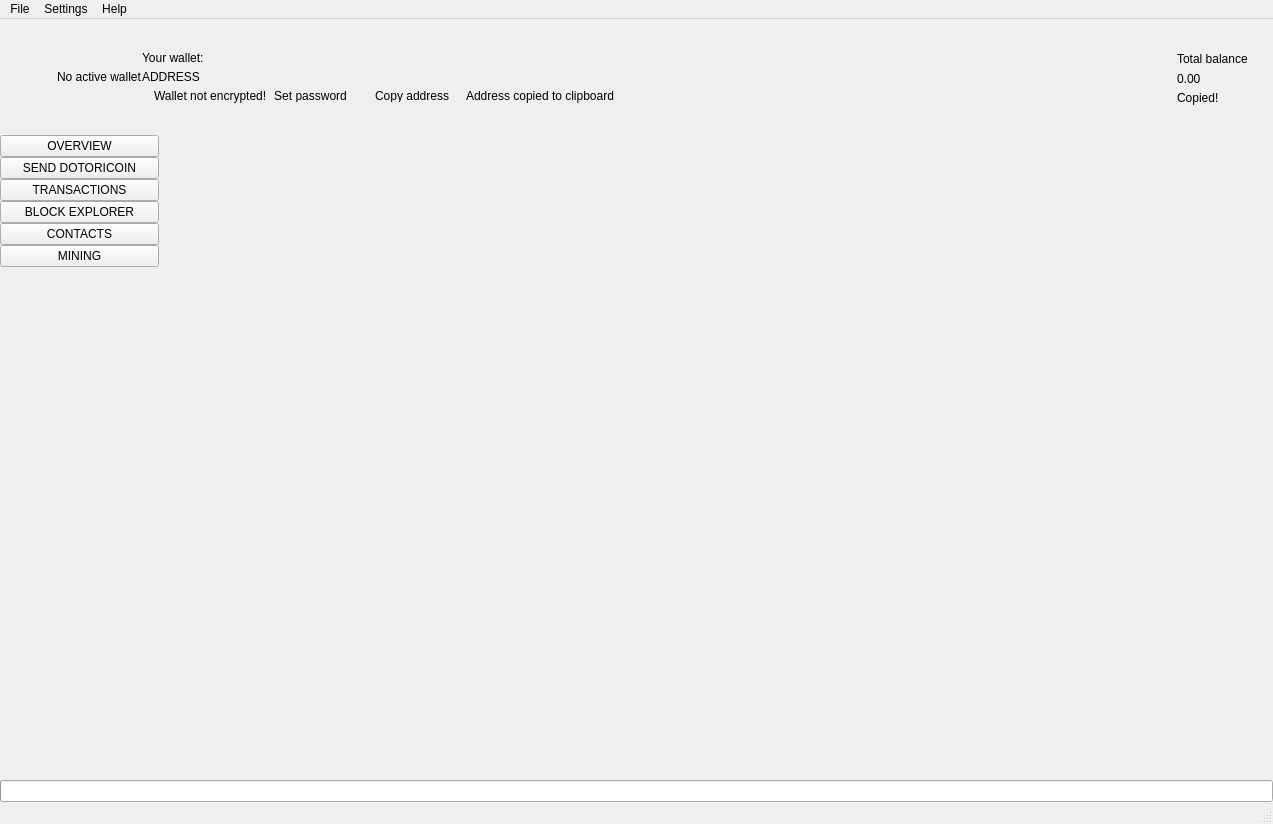
 <widget class="QMainWindow" name="MainWindow">
  <property name="geometry">
   <rect>
    <x>0</x>
    <y>0</y>
    <width>1273</width>
    <height>824</height>
   </rect>
  </property>
  <property name="sizePolicy">
   <sizepolicy hsizetype="Preferred" vsizetype="Preferred">
    <horstretch>0</horstretch>
    <verstretch>0</verstretch>
   </sizepolicy>
  </property>
  <property name="minimumSize">
   <size>
    <width>1260</width>
    <height>600</height>
   </size>
  </property>
  <property name="maximumSize">
   <size>
    <width>16777215</width>
    <height>16777215</height>
   </size>
  </property>
  <property name="windowTitle">
   <string>MainWindow</string>
  </property>
  <property name="windowIcon">
   <iconset>
    <normaloff>:/images/dotoricoin</normaloff>:/images/dotoricoin</iconset>
  </property>
  <widget class="QWidget" name="centralwidget">
   <layout class="QVBoxLayout" name="verticalLayout_2">
    <property name="spacing">
     <number>0</number>
    </property>
    <property name="leftMargin">
     <number>0</number>
    </property>
    <property name="topMargin">
     <number>0</number>
    </property>
    <property name="rightMargin">
     <number>0</number>
    </property>
    <property name="bottomMargin">
     <number>0</number>
    </property>
    <item>
     <widget class="QFrame" name="m_headerFrame">
      <property name="minimumSize">
       <size>
        <width>0</width>
        <height>116</height>
       </size>
      </property>
      <property name="maximumSize">
       <size>
        <width>16777215</width>
        <height>116</height>
       </size>
      </property>
      <property name="frameShape">
       <enum>QFrame::NoFrame</enum>
      </property>
      <property name="frameShadow">
       <enum>QFrame::Raised</enum>
      </property>
      <layout class="QHBoxLayout" name="horizontalLayout_3">
       <property name="spacing">
        <number>0</number>
       </property>
       <property name="leftMargin">
        <number>0</number>
       </property>
       <property name="topMargin">
        <number>0</number>
       </property>
       <property name="rightMargin">
        <number>25</number>
       </property>
       <property name="bottomMargin">
        <number>0</number>
       </property>
       <item>
        <spacer name="horizontalSpacer_2">
         <property name="orientation">
          <enum>Qt::Horizontal</enum>
         </property>
         <property name="sizeType">
          <enum>QSizePolicy::Fixed</enum>
         </property>
         <property name="sizeHint" stdset="0">
          <size>
           <width>30</width>
           <height>20</height>
          </size>
         </property>
        </spacer>
       </item>
       <item>
        <widget class="QLabel" name="m_logoLabel">
         <property name="text">
          <string/>
         </property>
        </widget>
       </item>
       <item>
        <spacer name="horizontalSpacer_5">
         <property name="orientation">
          <enum>Qt::Horizontal</enum>
         </property>
         <property name="sizeType">
          <enum>QSizePolicy::Fixed</enum>
         </property>
         <property name="sizeHint" stdset="0">
          <size>
           <width>20</width>
           <height>20</height>
          </size>
         </property>
        </spacer>
       </item>
       <item>
        <widget class="WalletGui::WalletSmallGrayTextLabel" name="m_noWalletLabel">
         <property name="text">
          <string>No active wallet</string>
         </property>
        </widget>
       </item>
       <item>
        <widget class="QFrame" name="m_walletFrame">
         <property name="frameShape">
          <enum>QFrame::NoFrame</enum>
         </property>
         <property name="frameShadow">
          <enum>QFrame::Raised</enum>
         </property>
         <layout class="QVBoxLayout" name="verticalLayout_3">
          <property name="spacing">
           <number>5</number>
          </property>
          <property name="leftMargin">
           <number>0</number>
          </property>
          <property name="topMargin">
           <number>0</number>
          </property>
          <property name="rightMargin">
           <number>0</number>
          </property>
          <property name="bottomMargin">
           <number>0</number>
          </property>
          <item>
           <spacer name="verticalSpacer_3">
            <property name="orientation">
             <enum>Qt::Vertical</enum>
            </property>
            <property name="sizeType">
             <enum>QSizePolicy::Minimum</enum>
            </property>
            <property name="sizeHint" stdset="0">
             <size>
              <width>20</width>
              <height>40</height>
             </size>
            </property>
           </spacer>
          </item>
          <item>
           <widget class="WalletGui::WalletSmallGrayTextLabel" name="m_walletLabel">
            <property name="text">
             <string>Your wallet:</string>
            </property>
            <property name="indent">
             <number>0</number>
            </property>
           </widget>
          </item>
          <item>
           <widget class="QLabel" name="m_addressLabel">
            <property name="sizePolicy">
             <sizepolicy hsizetype="Preferred" vsizetype="Preferred">
              <horstretch>0</horstretch>
              <verstretch>0</verstretch>
             </sizepolicy>
            </property>
            <property name="cursor">
             <cursorShape>PointingHandCursor</cursorShape>
            </property>
            <property name="toolTip">
             <string>Click to copy</string>
            </property>
            <property name="text">
             <string>ADDRESS</string>
            </property>
            <property name="indent">
             <number>0</number>
            </property>
           </widget>
          </item>
          <item>
           <layout class="QHBoxLayout" name="horizontalLayout_2">
            <property name="spacing">
             <number>0</number>
            </property>
            <item alignment="Qt::AlignTop">
             <widget class="QFrame" name="m_notEncryptedFrame">
              <property name="frameShape">
               <enum>QFrame::NoFrame</enum>
              </property>
              <property name="frameShadow">
               <enum>QFrame::Raised</enum>
              </property>
              <layout class="QHBoxLayout" name="horizontalLayout_4">
               <property name="spacing">
                <number>0</number>
               </property>
               <property name="leftMargin">
                <number>0</number>
               </property>
               <property name="topMargin">
                <number>0</number>
               </property>
               <property name="rightMargin">
                <number>0</number>
               </property>
               <property name="bottomMargin">
                <number>0</number>
               </property>
               <item alignment="Qt::AlignVCenter">
                <widget class="QLabel" name="m_notEncryptedIconLabel">
                 <property name="text">
                  <string/>
                 </property>
                 <property name="pixmap">
                  <pixmap resource="../../resources.qrc">:/icons/lock_open_gray</pixmap>
                 </property>
                 <property name="alignment">
                  <set>Qt::AlignLeading|Qt::AlignLeft|Qt::AlignVCenter</set>
                 </property>
                </widget>
               </item>
               <item>
                <spacer name="horizontalSpacer_11">
                 <property name="orientation">
                  <enum>Qt::Horizontal</enum>
                 </property>
                 <property name="sizeType">
                  <enum>QSizePolicy::Fixed</enum>
                 </property>
                 <property name="sizeHint" stdset="0">
                  <size>
                   <width>5</width>
                   <height>3</height>
                  </size>
                 </property>
                </spacer>
               </item>
               <item alignment="Qt::AlignVCenter">
                <widget class="WalletGui::WalletTinyGrayTextLabel" name="m_notEncryptedTextLabel">
                 <property name="text">
                  <string>Wallet not encrypted!</string>
                 </property>
                 <property name="alignment">
                  <set>Qt::AlignLeading|Qt::AlignLeft|Qt::AlignVCenter</set>
                 </property>
                </widget>
               </item>
               <item>
                <spacer name="horizontalSpacer_9">
                 <property name="orientation">
                  <enum>Qt::Horizontal</enum>
                 </property>
                 <property name="sizeType">
                  <enum>QSizePolicy::Fixed</enum>
                 </property>
                 <property name="sizeHint" stdset="0">
                  <size>
                   <width>3</width>
                   <height>3</height>
                  </size>
                 </property>
                </spacer>
               </item>
               <item alignment="Qt::AlignVCenter">
                <widget class="WalletGui::WalletTinyLinkLikeButton" name="m_encryptButton">
                 <property name="sizePolicy">
                  <sizepolicy hsizetype="Minimum" vsizetype="Minimum">
                   <horstretch>0</horstretch>
                   <verstretch>0</verstretch>
                  </sizepolicy>
                 </property>
                 <property name="minimumSize">
                  <size>
                   <width>0</width>
                   <height>3</height>
                  </size>
                 </property>
                 <property name="cursor">
                  <cursorShape>PointingHandCursor</cursorShape>
                 </property>
                 <property name="text">
                  <string>Set password</string>
                 </property>
                 <property name="flat">
                  <bool>true</bool>
                 </property>
                </widget>
               </item>
               <item>
                <spacer name="horizontalSpacer_10">
                 <property name="orientation">
                  <enum>Qt::Horizontal</enum>
                 </property>
                 <property name="sizeType">
                  <enum>QSizePolicy::Fixed</enum>
                 </property>
                 <property name="sizeHint" stdset="0">
                  <size>
                   <width>20</width>
                   <height>3</height>
                  </size>
                 </property>
                </spacer>
               </item>
              </layout>
             </widget>
            </item>
            <item alignment="Qt::AlignVCenter">
             <widget class="WalletGui::WalletTinyLinkLikeButton" name="m_copyAddressButton">
              <property name="sizePolicy">
               <sizepolicy hsizetype="Minimum" vsizetype="Minimum">
                <horstretch>0</horstretch>
                <verstretch>0</verstretch>
               </sizepolicy>
              </property>
              <property name="minimumSize">
               <size>
                <width>0</width>
                <height>3</height>
               </size>
              </property>
              <property name="cursor">
               <cursorShape>PointingHandCursor</cursorShape>
              </property>
              <property name="focusPolicy">
               <enum>Qt::NoFocus</enum>
              </property>
              <property name="autoFillBackground">
               <bool>true</bool>
              </property>
              <property name="text">
               <string>Copy address</string>
              </property>
              <property name="flat">
               <bool>true</bool>
              </property>
             </widget>
            </item>
            <item>
             <spacer name="horizontalSpacer_7">
              <property name="orientation">
               <enum>Qt::Horizontal</enum>
              </property>
              <property name="sizeType">
               <enum>QSizePolicy::Fixed</enum>
              </property>
              <property name="sizeHint" stdset="0">
               <size>
                <width>13</width>
                <height>3</height>
               </size>
              </property>
             </spacer>
            </item>
            <item alignment="Qt::AlignVCenter">
             <widget class="WalletGui::CopyMagicLabel" name="m_copyAddressLabel">
              <property name="text">
               <string>Address copied to clipboard</string>
              </property>
              <property name="alignment">
               <set>Qt::AlignLeading|Qt::AlignLeft|Qt::AlignVCenter</set>
              </property>
             </widget>
            </item>
            <item>
             <spacer name="horizontalSpacer">
              <property name="orientation">
               <enum>Qt::Horizontal</enum>
              </property>
              <property name="sizeHint" stdset="0">
               <size>
                <width>40</width>
                <height>3</height>
               </size>
              </property>
             </spacer>
            </item>
           </layout>
          </item>
          <item>
           <spacer name="verticalSpacer_2">
            <property name="orientation">
             <enum>Qt::Vertical</enum>
            </property>
            <property name="sizeType">
             <enum>QSizePolicy::Minimum</enum>
            </property>
            <property name="sizeHint" stdset="0">
             <size>
              <width>20</width>
              <height>40</height>
             </size>
            </property>
           </spacer>
          </item>
         </layout>
        </widget>
       </item>
       <item>
        <spacer name="horizontalSpacer_3">
         <property name="orientation">
          <enum>Qt::Horizontal</enum>
         </property>
         <property name="sizeType">
          <enum>QSizePolicy::Expanding</enum>
         </property>
         <property name="sizeHint" stdset="0">
          <size>
           <width>34</width>
           <height>20</height>
          </size>
         </property>
        </spacer>
       </item>
       <item>
        <spacer name="horizontalSpacer_8">
         <property name="orientation">
          <enum>Qt::Horizontal</enum>
         </property>
         <property name="sizeType">
          <enum>QSizePolicy::Fixed</enum>
         </property>
         <property name="sizeHint" stdset="0">
          <size>
           <width>34</width>
           <height>20</height>
          </size>
         </property>
        </spacer>
       </item>
       <item alignment="Qt::AlignRight|Qt::AlignVCenter">
        <widget class="QFrame" name="m_balanceFrame">
         <layout class="QGridLayout" name="gridLayout">
          <property name="leftMargin">
           <number>0</number>
          </property>
          <property name="topMargin">
           <number>30</number>
          </property>
          <property name="rightMargin">
           <number>0</number>
          </property>
          <property name="bottomMargin">
           <number>0</number>
          </property>
          <property name="verticalSpacing">
           <number>3</number>
          </property>
          <item row="0" column="2">
           <layout class="QVBoxLayout" name="verticalLayout_4">
            <item>
             <widget class="QLabel" name="m_balanceTextLabel">
              <property name="text">
               <string>Total balance</string>
              </property>
             </widget>
            </item>
            <item>
             <widget class="QLabel" name="m_balanceLabel">
              <property name="cursor">
               <cursorShape>PointingHandCursor</cursorShape>
              </property>
              <property name="toolTip">
               <string>Click to copy</string>
              </property>
              <property name="text">
               <string>0.00</string>
              </property>
             </widget>
            </item>
           </layout>
          </item>
          <item row="1" column="2">
           <widget class="WalletGui::CopyMagicLabel" name="m_balanceCopyLabel">
            <property name="text">
             <string>Copied!</string>
            </property>
           </widget>
          </item>
          <item row="0" column="1">
           <spacer name="horizontalSpacer_6">
            <property name="orientation">
             <enum>Qt::Horizontal</enum>
            </property>
            <property name="sizeType">
             <enum>QSizePolicy::Fixed</enum>
            </property>
            <property name="sizeHint" stdset="0">
             <size>
              <width>2</width>
              <height>39</height>
             </size>
            </property>
           </spacer>
          </item>
          <item row="2" column="2">
           <spacer name="verticalSpacer_5">
            <property name="orientation">
             <enum>Qt::Vertical</enum>
            </property>
            <property name="sizeType">
             <enum>QSizePolicy::Expanding</enum>
            </property>
            <property name="sizeHint" stdset="0">
             <size>
              <width>20</width>
              <height>50</height>
             </size>
            </property>
           </spacer>
          </item>
          <item row="0" column="0">
           <widget class="QLabel" name="m_balanceIconLabel">
            <property name="text">
             <string/>
            </property>
            <property name="pixmap">
             <pixmap resource="../../resources.qrc">:/icons/total_balance</pixmap>
            </property>
           </widget>
          </item>
         </layout>
        </widget>
       </item>
      </layout>
     </widget>
    </item>
    <item>
     <layout class="QHBoxLayout" name="horizontalLayout" stretch="0,0,0,0,0,0,0,0">
      <property name="spacing">
       <number>0</number>
      </property>
      <item>
       <widget class="QFrame" name="m_toolFrame">
        <property name="frameShape">
         <enum>QFrame::NoFrame</enum>
        </property>
        <property name="frameShadow">
         <enum>QFrame::Plain</enum>
        </property>
        <property name="lineWidth">
         <number>0</number>
        </property>
        <layout class="QVBoxLayout" name="verticalLayout">
         <property name="spacing">
          <number>0</number>
         </property>
         <property name="leftMargin">
          <number>0</number>
         </property>
         <property name="topMargin">
          <number>0</number>
         </property>
         <property name="rightMargin">
          <number>0</number>
         </property>
         <property name="bottomMargin">
          <number>0</number>
         </property>
         <item>
          <widget class="QPushButton" name="m_overviewButton">
           <property name="sizePolicy">
            <sizepolicy hsizetype="Minimum" vsizetype="Fixed">
             <horstretch>0</horstretch>
             <verstretch>0</verstretch>
            </sizepolicy>
           </property>
           <property name="focusPolicy">
            <enum>Qt::NoFocus</enum>
           </property>
           <property name="text">
            <string>OVERVIEW</string>
           </property>
           <property name="checkable">
            <bool>true</bool>
           </property>
           <attribute name="buttonGroup">
            <string notr="true">m_toolButtonGroup</string>
           </attribute>
          </widget>
         </item>
         <item>
          <widget class="QPushButton" name="m_sendButton">
           <property name="sizePolicy">
            <sizepolicy hsizetype="Minimum" vsizetype="Fixed">
             <horstretch>0</horstretch>
             <verstretch>0</verstretch>
            </sizepolicy>
           </property>
           <property name="focusPolicy">
            <enum>Qt::NoFocus</enum>
           </property>
           <property name="text">
            <string>SEND DOTORICOIN</string>
           </property>
           <property name="checkable">
            <bool>true</bool>
           </property>
           <attribute name="buttonGroup">
            <string notr="true">m_toolButtonGroup</string>
           </attribute>
          </widget>
         </item>
         <item>
          <widget class="QPushButton" name="m_transactionsButton">
           <property name="sizePolicy">
            <sizepolicy hsizetype="Minimum" vsizetype="Fixed">
             <horstretch>0</horstretch>
             <verstretch>0</verstretch>
            </sizepolicy>
           </property>
           <property name="focusPolicy">
            <enum>Qt::NoFocus</enum>
           </property>
           <property name="text">
            <string>TRANSACTIONS</string>
           </property>
           <property name="checkable">
            <bool>true</bool>
           </property>
           <attribute name="buttonGroup">
            <string notr="true">m_toolButtonGroup</string>
           </attribute>
          </widget>
         </item>
         <item>
          <widget class="QPushButton" name="m_blockExplorerButton">
           <property name="focusPolicy">
            <enum>Qt::NoFocus</enum>
           </property>
           <property name="text">
            <string>BLOCK EXPLORER</string>
           </property>
           <property name="checkable">
            <bool>true</bool>
           </property>
           <attribute name="buttonGroup">
            <string notr="true">m_toolButtonGroup</string>
           </attribute>
          </widget>
         </item>
         <item>
          <widget class="QPushButton" name="m_addressBookButton">
           <property name="sizePolicy">
            <sizepolicy hsizetype="Minimum" vsizetype="Fixed">
             <horstretch>0</horstretch>
             <verstretch>0</verstretch>
            </sizepolicy>
           </property>
           <property name="focusPolicy">
            <enum>Qt::NoFocus</enum>
           </property>
           <property name="text">
            <string>CONTACTS</string>
           </property>
           <property name="checkable">
            <bool>true</bool>
           </property>
           <attribute name="buttonGroup">
            <string notr="true">m_toolButtonGroup</string>
           </attribute>
          </widget>
         </item>
         <item>
          <widget class="QPushButton" name="m_miningButton">
           <property name="enabled">
            <bool>true</bool>
           </property>
           <property name="focusPolicy">
            <enum>Qt::NoFocus</enum>
           </property>
           <property name="text">
            <string>MINING</string>
           </property>
           <property name="checkable">
            <bool>true</bool>
           </property>
           <attribute name="buttonGroup">
            <string notr="true">m_toolButtonGroup</string>
           </attribute>
          </widget>
         </item>
         <item>
          <spacer name="verticalSpacer">
           <property name="orientation">
            <enum>Qt::Vertical</enum>
           </property>
           <property name="sizeHint" stdset="0">
            <size>
             <width>20</width>
             <height>40</height>
            </size>
           </property>
          </spacer>
         </item>
        </layout>
       </widget>
      </item>
      <item>
       <widget class="WalletGui::OverviewFrame" name="m_overviewFrame">
        <property name="frameShape">
         <enum>QFrame::NoFrame</enum>
        </property>
        <property name="frameShadow">
         <enum>QFrame::Raised</enum>
        </property>
       </widget>
      </item>
      <item>
       <widget class="WalletGui::SendFrame" name="m_sendFrame">
        <property name="frameShape">
         <enum>QFrame::NoFrame</enum>
        </property>
        <property name="frameShadow">
         <enum>QFrame::Raised</enum>
        </property>
       </widget>
      </item>
      <item>
       <widget class="WalletGui::TransactionsFrame" name="m_transactionsFrame">
        <property name="frameShape">
         <enum>QFrame::NoFrame</enum>
        </property>
        <property name="frameShadow">
         <enum>QFrame::Raised</enum>
        </property>
       </widget>
      </item>
      <item>
       <widget class="WalletGui::AddressBookFrame" name="m_addressBookFrame">
        <property name="frameShape">
         <enum>QFrame::NoFrame</enum>
        </property>
        <property name="frameShadow">
         <enum>QFrame::Raised</enum>
        </property>
       </widget>
      </item>
      <item>
       <widget class="WalletGui::NoWalletFrame" name="m_noWalletFrame">
        <property name="frameShape">
         <enum>QFrame::NoFrame</enum>
        </property>
        <property name="frameShadow">
         <enum>QFrame::Raised</enum>
        </property>
       </widget>
      </item>
      <item>
       <widget class="WalletGui::BlockExplorerFrame" name="m_blockExplorerFrame">
        <property name="frameShape">
         <enum>QFrame::NoFrame</enum>
        </property>
        <property name="frameShadow">
         <enum>QFrame::Raised</enum>
        </property>
       </widget>
      </item>
      <item>
       <widget class="WalletGui::MiningFrame" name="m_miningFrame">
        <property name="frameShape">
         <enum>QFrame::NoFrame</enum>
        </property>
        <property name="frameShadow">
         <enum>QFrame::Raised</enum>
        </property>
       </widget>
      </item>
     </layout>
    </item>
    <item>
     <widget class="QProgressBar" name="m_syncProgress">
      <property name="maximum">
       <number>100</number>
      </property>
      <property name="value">
       <number>0</number>
      </property>
      <property name="textVisible">
       <bool>false</bool>
      </property>
     </widget>
    </item>
   </layout>
  </widget>
  <widget class="QMenuBar" name="menubar">
   <property name="geometry">
    <rect>
     <x>0</x>
     <y>0</y>
     <width>1273</width>
     <height>21</height>
    </rect>
   </property>
   <widget class="QMenu" name="menuFile">
    <property name="title">
     <string>File</string>
    </property>
    <addaction name="m_createWalletAction"/>
    <addaction name="m_openWalletAction"/>
    <addaction name="m_recentWalletsAction"/>
    <addaction name="m_backupWalletAction"/>
    <addaction name="m_saveKeysAction"/>
    <addaction name="m_resetAction"/>
    <addaction name="m_importKeyAction"/>
    <addaction name="m_exportKeyAction"/>
    <addaction name="m_exportTrackingKeyAction"/>
    <addaction name="m_exitAction"/>
   </widget>
   <widget class="QMenu" name="menuSettings">
    <property name="title">
     <string>Settings</string>
    </property>
    <widget class="QMenu" name="menuThemes">
     <property name="title">
      <string>Themes</string>
     </property>
    </widget>
    <addaction name="m_encryptWalletAction"/>
    <addaction name="m_changePasswordAction"/>
    <addaction name="separator"/>
    <addaction name="m_autostartAction"/>
    <addaction name="m_minimizeToTrayAction"/>
    <addaction name="m_closeToTrayAction"/>
    <addaction name="separator"/>
    <addaction name="m_preferencesAction"/>
    <addaction name="menuThemes"/>
   </widget>
   <widget class="QMenu" name="menuHelp">
    <property name="title">
     <string>Help</string>
    </property>
    <addaction name="m_communityForumAction"/>
    <addaction name="m_reportIssueAction"/>
    <addaction name="m_aboutDotoriCoinAction"/>
    <addaction name="m_aboutQtAction"/>
   </widget>
   <addaction name="menuFile"/>
   <addaction name="menuSettings"/>
   <addaction name="menuHelp"/>
  </widget>
  <widget class="WalletGui::WalletStatusBar" name="statusBar"/>
  <action name="m_exitAction">
   <property name="checkable">
    <bool>false</bool>
   </property>
   <property name="enabled">
    <bool>true</bool>
   </property>
   <property name="text">
    <string>Exit</string>
   </property>
   <property name="shortcut">
    <string>Ctrl+Q</string>
   </property>
  </action>
  <action name="m_createWalletAction">
   <property name="enabled">
    <bool>true</bool>
   </property>
   <property name="text">
    <string>Create wallet</string>
   </property>
  </action>
  <action name="m_openWalletAction">
   <property name="enabled">
    <bool>true</bool>
   </property>
   <property name="text">
    <string>Open wallet</string>
   </property>
  </action>
  <action name="m_encryptWalletAction">
   <property name="enabled">
    <bool>true</bool>
   </property>
   <property name="text">
    <string>Encrypt wallet</string>
   </property>
  </action>
  <action name="m_changePasswordAction">
   <property name="enabled">
    <bool>true</bool>
   </property>
   <property name="text">
    <string>Change password</string>
   </property>
   <property name="toolTip">
    <string>Change password</string>
   </property>
  </action>
  <action name="m_aboutDotoriCoinAction">
   <property name="enabled">
    <bool>true</bool>
   </property>
   <property name="text">
    <string>About DotoriCoin</string>
   </property>
  </action>
  <action name="m_aboutQtAction">
   <property name="enabled">
    <bool>true</bool>
   </property>
   <property name="text">
    <string>About Qt</string>
   </property>
  </action>
  <action name="m_backupWalletAction">
   <property name="enabled">
    <bool>true</bool>
   </property>
   <property name="text">
    <string>Backup wallet</string>
   </property>
  </action>
  <action name="m_autostartAction">
   <property name="checkable">
    <bool>true</bool>
   </property>
   <property name="text">
    <string>Start on system login</string>
   </property>
  </action>
  <action name="m_minimizeToTrayAction">
   <property name="checkable">
    <bool>true</bool>
   </property>
   <property name="text">
    <string>Minimize to tray</string>
   </property>
  </action>
  <action name="m_closeToTrayAction">
   <property name="checkable">
    <bool>true</bool>
   </property>
   <property name="text">
    <string>Close to tray</string>
   </property>
  </action>
  <action name="m_preferencesAction">
   <property name="text">
    <string>Preferences</string>
   </property>
  </action>
  <action name="m_recentWalletsAction">
   <property name="text">
    <string>Recent wallets</string>
   </property>
  </action>
  <action name="m_exportTrackingKeyAction">
   <property name="text">
    <string>Export tracking key</string>
   </property>
   <property name="toolTip">
    <string>Export tracking key</string>
   </property>
  </action>
  <action name="m_importKeyAction">
   <property name="text">
    <string>Import key</string>
   </property>
   <property name="toolTip">
    <string>Import key</string>
   </property>
  </action>
  <action name="m_communityForumAction">
   <property name="text">
    <string>Community forum</string>
   </property>
  </action>
  <action name="m_reportIssueAction">
   <property name="text">
    <string>Report an issue</string>
   </property>
  </action>
  <action name="m_resetAction">
   <property name="text">
    <string>Reset wallet</string>
   </property>
  </action>
  <action name="m_saveKeysAction">
   <property name="text">
    <string>Save wallet keys</string>
   </property>
  </action>
  <action name="m_exportKeyAction">
   <property name="text">
    <string>Export key</string>
   </property>
   <property name="toolTip">
    <string>Export key</string>
   </property>
  </action>
 </widget>
